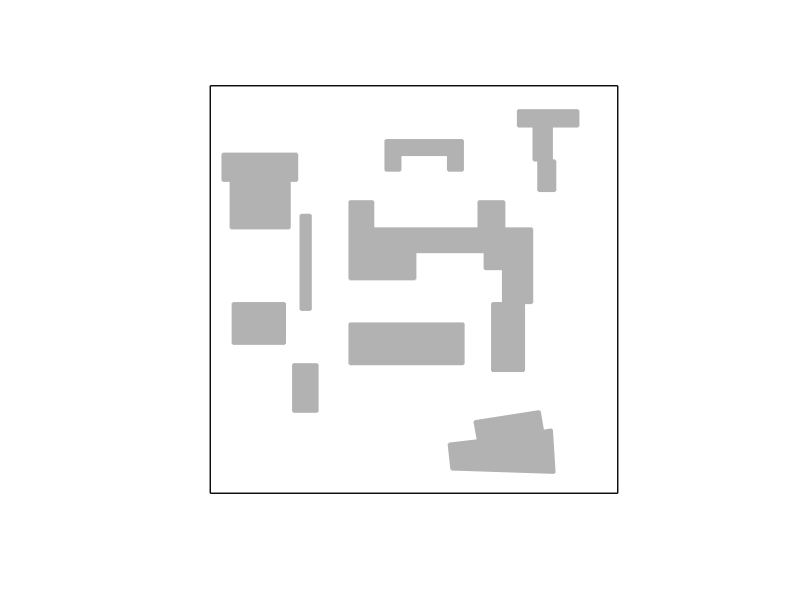

MATLAB code for this plot: (Note: this script raises an error after producing the figure.)
%
%=========VisiLibity Demonstration Script=========
%
%This script uses the the MEX-files generated from 
%visibility_polygon.cpp and in_environment.cpp.  Follow 
%the instructions in the respective .cpp files to create
%these MEX-files before running this script. A graphical
%representation of the supplied environment file 
%example1.environment is dislplayed and the user can
%then select points (must be in the environment) with
%the mouse and the visibility polygon of that point will
%be computed and plotted over the environment.
%


%Clear the desk
clear all; close all; clc;
format long;


%Robustness constant
epsilon = 0.000000001;


%Snap distance (distance within which an observer location will be snapped to the
%boundary before the visibility polygon is computed)
snap_distance = 0.05;


%Read environment geometry from file
%environment = read_vertices_from_file('./example1.environment');


% define the environment by hand.
environment = cell(1,10);
environment{1,1} = [0, 0; 9, 0; 9, 9; 0, 9]; % the boundary of the environment, clockwise order
% for all the obstacles, should be counter clockwise order
environment{1,2} = [0.45, 6.9; 0.27, 6.9; 0.27, 7.5; 1.92, 7.5; 1.92, 6.9; 1.755, 6.9; 1.755, 5.85; 0.45, 5.85]; 
environment{1,3} = [0.495, 3.3; 0.495, 4.2; 1.65, 4.2; 1.65, 3.3];
environment{1,4} = [1.995, 6.15; 2.22, 6.15; 2.22, 4.05;  1.995, 4.05];
environment{1,5} = [1.83, 2.85; 2.37, 2.85; 2.37, 1.8; 1.83, 1.8];
environment{1,6} = [3.87, 7.8; 5.58, 7.8; 5.58, 7.125; 5.25, 7.125; 5.25, 7.47; 4.2, 7.47; 4.2, 7.125; 3.87, 7.125];
environment{1,7} = [6.795, 8.46; 8.13, 8.46; 8.13, 8.1; 7.545, 8.1; 7.545, 7.35; 7.62, 7.35; 7.62, 6.675;...
    7.245, 6.675; 7.245, 7.35; 7.14, 7.35; 7.14, 8.1; 6.795, 8.1]; 
environment{1,8} = [3.075, 3.75; 5.595, 3.75; 5.595, 2.85; 3.075, 2.85];
environment{1,9} = [5.265, 1.095; 5.91, 1.17; 5.835, 1.59; 7.275, 1.815; 7.35, 1.38; 7.545, 1.41;...
    7.605, 0.45; 5.325, 0.525]; 
environment{1,10} =[3.075, 6.45; 3.6, 6.45; 3.6, 5.85; 5.925, 5.85; 5.925, 6.45; 6.495,6.45; 6.495, 5.85;...
    7.11, 5.85; 7.11, 4.2; 6.93, 4.2;  6.93, 2.7; 6.225, 2.7; 6.225, 4.2;  6.465, 4.2; 6.465, 4.95; 6.06, 4.95;...
    6.06, 5.325;  4.53, 5.325;  4.53, 4.725; 3.075, 4.725];


%we first calculate the area of the obstacle all the visibility regiion

envi_binary = cell(1,9); 
envi_area = zeros(1,9); 
global All_visi poly_large

%how many times we enlarge the polygon
poly_large = 100; 

for i = 1 : 9 
    %calculate the binary of the environment, 100 times  
    envi_binary{i} = poly2mask(poly_large*[environment{1,i+1}(:,1); environment{1,i+1}(1,1)], ...
        poly_large*[environment{1,i+1}(:,2); environment{1,i+1}(1,2)], 9*poly_large, 9*poly_large); 
    envi_area(1,i) = bwarea(envi_binary{i})/(poly_large^2); 
    
end
sum_envi_area = sum(envi_area); 
All_visi = 9*9-sum_envi_area; 


%Calculate a good plot window (bounding box) based on outer polygon of environment
environment_min_x = min(environment{1}(:,1));
environment_max_x = max(environment{1}(:,1));
environment_min_y = min(environment{1}(:,2));
environment_max_y = max(environment{1}(:,2));
X_MIN = environment_min_x-0.1*(environment_max_x-environment_min_x);
X_MAX = environment_max_x+0.1*(environment_max_x-environment_min_x);
Y_MIN = environment_min_y-0.1*(environment_max_y-environment_min_y);
Y_MAX = environment_max_y+0.1*(environment_max_y-environment_min_y);


%Clear plot and form window with desired properties
figure(1), clf; set(gcf,'position',[200 500 700 600]); hold on;
axis equal; axis off; axis([X_MIN X_MAX Y_MIN Y_MAX]);


%Plot Environment
patch( environment{1}(:,1) , environment{1}(:,2) , 0.1*ones(1,length(environment{1}(:,1)) ) , ...
       'w' , 'linewidth' , 1.0 );
for i = 2 : size(environment,2)
    patch( environment{i}(:,1) , environment{i}(:,2) , 0.1*ones(1,length(environment{i}(:,1)) ) , ...
           'k' , 'EdgeColor' , [0.7 0.7 0.7] , 'FaceColor' , [0.7 0.7 0.7] , 'linewidth' , 1.5 );
end

% fix the initial setting of sensors' positions
%we need to select 5 from 8 sensors to turn them on
global N M 
N = 8; 
M = 4; %choose five
observer = []; 
V = cell(1,N); 
vis_binary = cell(1,N);
vis_area = zeros(1,N);
pr_sensor = zeros(1,N); 

% Randomly generate 8 available obaservaers within [0 8.85]*[0  8.85]
while length(observer)< N
     ran_x = 9 * rand(1); 
     ran_y = 9 * rand(1); 
     if ~in_environment([ran_x ran_y] , environment , epsilon)    
     else
      observer = [observer; ran_x ran_y]; 
     end
end

% % manually select some good coordinates for the observers to make sure less
% % redundant overlapping.
% observer = [0.275 6.7; 1.40 5.05; 5.2 7.3; 4.96 5.25; 7.3 0.18; ...
% 5.0 2.5; 7.368 6.554; 7.534 8.74; 1.5 2.3; 3 5.37];
% 

[~,idx] = sort(observer(:,1)); % sort just the first column
observer = observer(idx,:);   % sort the whole matrix using the sort indices


for i = 1 : N
    %Plot the observers
    %if i ~= 1 &&  i  ~= 2
    plot3( observer(i,1) , observer(i,2) , 0.3 , ...
           'o' , 'Markersize' , 9 , 'MarkerEdgeColor' , 'y' , 'MarkerFaceColor' , 'k' );  
    %end   
    %Compute and plot visibility polygon  
    V{1,i} = visibility_polygon( [observer(i,1) observer(i,2)] , environment , epsilon , snap_distance );
    
    %enlarge the polygon by 100 times, so that we can get more accaurate
    %areas. Actually, the larger the more acturate
    vis_binary{1, i} = poly2mask(poly_large*[V{1,i}(:,1); V{1,i}(1,1)], ...
        poly_large*[V{1,i}(:,2); V{1,i}(1,2)], 9*poly_large,9*poly_large);
    %Note that we need to divided it by 10000 so that we can get the true
    %original area
    vis_area(1, i) = bwarea(vis_binary{1, i})/(poly_large^2);
    
    % each sensor successful turn on rate, the more the sensor can see the
    % larger it will fail. pr_sensor is the survival rate.
    pr_sensor(1, i ) = 1- vis_area(1, i)/(All_visi/2); 
end

% the sampling times for approximating CVaR
n_s = 1000; 

%generate the binary data before hand.
sensor_success_sample = sensor_success_bernoulli(pr_sensor, n_s);

%the upper bound for tau is Visi_region. 
% set an alpha alpha \in (0, 1] user defined probability threshold.
% alpha can chosen
%alpha = 0.05; 

% the separation for tau
delta = 1; 
 
%% CVaR + greedy

cvar_gre_h_store = [];
cvar_gre_uadis_store ={};
cvar_gre_tauh_store ={}; 
cvar_gre_set_store = {}; 
cvar_gre_add_store =[];

%alpha_store = [0.001, 0.01, 0.03, 0.05, 0.08, 0.1, 0.2, 0.3, 0.4 0.5, 0.6, 0.7, 0.8,  0.9, 1]; 
%alpha_store = [0.001, 0.01, 0.1, 0.3, 0.6, 0.9, 1]; 
alpha_store = [0.1,1]; 
for i = 1 : length(alpha_store)
    alpha = alpha_store(i); 
    %alpha = 0.35; 
    % CVaR + greedy
    [cvar_gre_set, cvar_gre_hvalue, cvar_gre_add, tau_hvalue, uarea_dis] = ...
        CVaR_greedy(vis_area, vis_binary, alpha, delta, sensor_success_sample, n_s);

    cvar_gre_h_store(i, :) = [alpha, cvar_gre_hvalue];
    cvar_gre_uadis_store{i} = uarea_dis;
    cvar_gre_set_store{i} = cvar_gre_set; 
    cvar_gre_tauh_store{i} = tau_hvalue; 
    cvar_gre_add_store(i, :) =[alpha, cvar_gre_add]; 
end

%  % %hvalue and its bound plot
figure (2)
plot(cvar_gre_h_store(:,1), cvar_gre_h_store(:,2), 'r*'), hold on
% %plot(cvar_gre_hbmax_store(:,1), cvar_gre_hbmax_store(:,2), 'bo'), hold on

figure (3)
plot(cvar_gre_add_store(:,1), cvar_gre_add_store(:,2), 'bo'), hold on
% %plot(cvar_gre_hbmax_store(:,1), cvar_gre_hbmax_store(:,2), 'bo'), hold on

%distribution plot
figure (4)
% nhist(cvar_gre_uadis_store, 'legend', {'$$\alpha=0.001$$', '$$\alpha=0.01$$', ...
%      '$$\alpha=0.1$$', '$$\alpha=0.3$$', ...
%      '$$\alpha=0.6$$', '$$\alpha=0.9$$', '$$\alpha=1$$'})
nhist(cvar_gre_uadis_store, 'legend', {'$$\alpha=0.1$$', '$$\alpha=1$$'}), hold on

% figure (5)
% for i = 1 : length(alpha_store)
%     plot(cvar_gre_tauh_store{i}(:,1), cvar_gre_tauh_store{i}(:,2)), hold on
% end
%%
figure(6), clf; set(gcf,'position',[200 500 700 600]); hold on;
axis equal; axis off; axis([X_MIN X_MAX Y_MIN Y_MAX]);


%Plot Environment
patch( environment{1}(:,1) , environment{1}(:,2) , 0.1*ones(1,length(environment{1}(:,1)) ) , ...
       'w' , 'linewidth' , 1.0 );
for i = 2 : size(environment,2)
    patch( environment{i}(:,1) , environment{i}(:,2) , 0.1*ones(1,length(environment{i}(:,1)) ) , ...
           'k' , 'EdgeColor' , [0.7 0.7 0.7] , 'FaceColor' , [0.7 0.7 0.7] , 'linewidth' , 1.5 );
end

for i = 1 : N
    %Plot the observers
    %if i ~= 1 &&  i  ~= 2
    plot3( observer(i,1) , observer(i,2) , 0.3 , ...
           'o' , 'Markersize' , 9 , 'MarkerEdgeColor' , 'y' , 'MarkerFaceColor' , 'k' );  
end

%Plot the observers
gre_set_extreme = cvar_gre_set_store{1};
for i = 1 : length(gre_set_extreme)
plot3( observer(gre_set_extreme(i),1) , observer(gre_set_extreme(i),2) , 0.3 , ...
           'o' , 'Markersize' , 9 , 'MarkerEdgeColor' , 'y' , 'MarkerFaceColor' , 'r' );  

patch( V{gre_set_extreme(i)}(:,1) , V{gre_set_extreme(i)}(:,2) ,...
    0.1*ones( size(V{gre_set_extreme(i)},1) , 1 ) , ...
        'w',   'EdgeColor' , 'None',   'FaceColor' , [0.9, 0.5, 0.44] , 'linewidth' , 1.0 ); 

end



figure(7), clf; set(gcf,'position',[200 500 700 600]); hold on;
axis equal; axis off; axis([X_MIN X_MAX Y_MIN Y_MAX]);


%Plot Environment
patch( environment{1}(:,1) , environment{1}(:,2) , 0.1*ones(1,length(environment{1}(:,1)) ) , ...
       'w' , 'linewidth' , 1.0 );
for i = 2 : size(environment,2)
    patch( environment{i}(:,1) , environment{i}(:,2) , 0.1*ones(1,length(environment{i}(:,1)) ) , ...
           'k' , 'EdgeColor' , [0.7 0.7 0.7] , 'FaceColor' , [0.7 0.7 0.7] , 'linewidth' , 1.5 );
end

for i = 1 : N
    %Plot the observers
    %if i ~= 1 &&  i  ~= 2
    plot3( observer(i,1) , observer(i,2) , 0.3 , ...
           'o' , 'Markersize' , 9 , 'MarkerEdgeColor' , 'y' , 'MarkerFaceColor' , 'k' );  
end

%Plot the observers
gre_set_extreme = cvar_gre_set_store{2};
for i = 1 : length(gre_set_extreme)
plot3( observer(gre_set_extreme(i),1) , observer(gre_set_extreme(i),2) , 0.3 , ...
           'o' , 'Markersize' , 9 , 'MarkerEdgeColor' , 'y' , 'MarkerFaceColor' , 'r' );  

patch( V{gre_set_extreme(i)}(:,1) , V{gre_set_extreme(i)}(:,2) ,...
    0.1*ones( size(V{gre_set_extreme(i)},1) , 1 ) , ...
        'w',   'EdgeColor' , 'None',   'FaceColor' , [0.9, 0.5, 0.44] , 'linewidth' , 1.0 ); 

end
%  %% *** cvar optimal ***
%  % the sampling times for approximating CVaR
% n_s = 50; 
% 
% 
% i = 2; 
% for alpha = 0.01 : 0.3 : 1
% %alpha = 0.05; 
% % opt + greedy
% [cvar_opt_set, cvar_opt_hvalue, uarea_dis] = ...
%     CVaR_optimal(vis_binary, alpha, delta, pr_sensor, n_s);  
% 
% i = i +1;
% end
% 
% % cvar_opt_value_area_pro = [];
% % % % cvar+ opt
% % [cvar_opt_set, cvar_opt_value, probability_sensor] = ...
% %     CVaR_optimal(vis_binary, alpha, delta, n_s); 
% %  
% % cvar_opt_value_area_pro = [cvar_opt_value_area_pro; [alpha, cvar_opt_value, ...
% %     cvar_opt_area_temp, cvar_opt_p_temp]];   
% % 
% % %cvar + opt
% % figure (5)
% % plot(cvar_opt_value_area_pro(:,1), cvar_opt_value_area_pro(:,2), 'r*'); hold on
% % 
% % figure (6)
% % plot(cvar_opt_value_area_pro(:,1), cvar_opt_value_area_pro(:,3), 'bo'); hold on
% % 
% % figure(7)
% % plot(cvar_opt_value_area_pro(:,1), cvar_opt_value_area_pro(:,4), 'm+'); hold on
% 
% %% ***expectation + greedy***
% n_s = 2000; 
% % expt_gre_set_store = []; 
% % for n_s = 1000 : 100: 3000
% % 
% %  [expt_gre_set, expt_gre_value, expt_gre_uarea, expt_gre_uprob]...
% %      = expectation_greedy(vis_binary, pr_sensor, n_s); 
% %  
% %  expt_gre_set_store = [expt_gre_set_store; expt_gre_set]; 
% % end
% 
% [expt_gre_set, expt_gre_value,...
%     n_sen_dis]  = expectation_greedy(vis_binary, pr_sensor, n_s);
% 
% figure (9)
% 
% plot(n_sen_dis(:,1), n_sen_dis(:,2), 'r+')  
% 
% %% ***expectation + optimal***
% 
% 
% % [expt_opt_area_temp, expt_opt_p_temp] = union_area_p(expt_opt_set, vis_binary, pr_sensor); 
% 
% 
% % %Plot the observers
% % plot3( observer(1,1) , observer(1,2) , 0.3 , ...
% %            'o' , 'Markersize' , 9 , 'MarkerEdgeColor' , 'y' , 'MarkerFaceColor' , 'r' );  
% 
% % patch( V{2}(:,1) , V{2}(:,2) , 0.1*ones( size(V{2},1) , 1 ) , ...
% %         'w',   'EdgeColor' , 'None',   'FaceColor' , [0.9, 0.5, 0.44] , 'linewidth' , 1.0 ); 